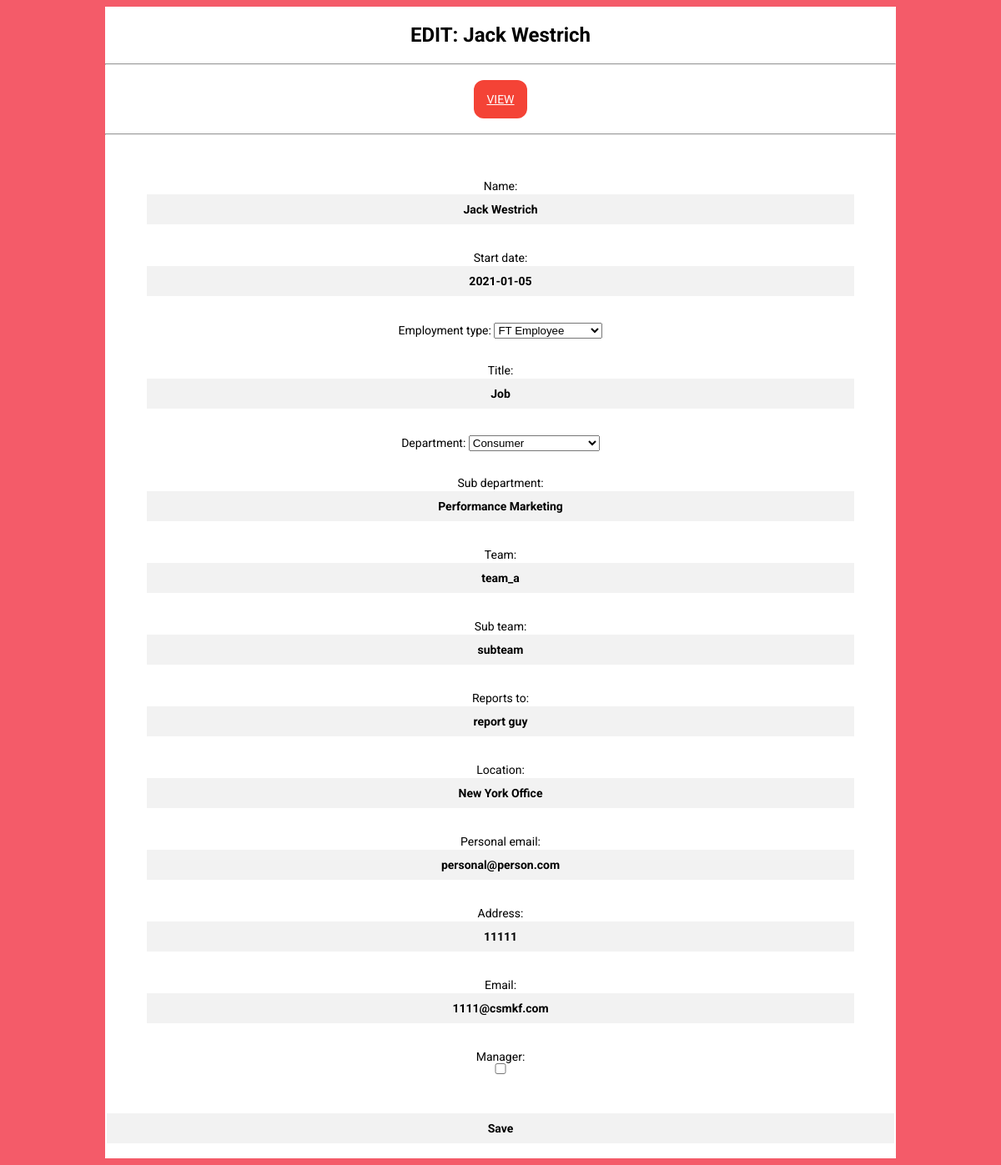
Page /edit/jackwestrich on the committed database.
### pages/models.py (models this page shows, shortened)
class Sheet(models.Model):
    name = models.CharField(max_length=30, unique=True)
    start_date = models.DateField()
    employment_type_choices = (
        ("FT","FT Employee"),("NT","Contractor / Intern"))
    employment_type = models.CharField(
        max_length=25,choices=employment_type_choices,default="FT")
    title = models.CharField(max_length=35)
    department_choices = ((
        "P","Product"),("C","Consumer"),("O","Operations"),("S","SG Enterprise"),("PO","People Ops"),("F","Finance"),
        ("BS","Business Systems"),("SC","Security & Compliance"))
    department = models.CharField(
        max_length=25,choices=department_choices)
    sub_department = models.CharField(max_length=25,null=True,blank=True)
    team = models.CharField(max_length=25,null=True,blank=True)
    sub_team = models.CharField(max_length=25,null=True,blank=True)
    reports_to = models.CharField(max_length=25,null=True,blank=True)
    location = models.CharField(max_length=25)
    personal_email = models.EmailField()
    address = models.CharField(max_length=80)
    email = models.EmailField(unique=True)
    manager = models.BooleanField(default=False)
    pub_date = models.DateTimeField(
        'date published',auto_now_add=True, editable=False, null=False, blank=True)
    edit_date = models.DateTimeField(
        'date of last edit',auto_now=True, editable=False, null=False, blank=True)
    slug = models.SlugField(null=True,blank=True,unique=True)
    """def get_absolute_url(self):
        return u'/pages/%d' % (self.id)"""
    def get_absolute_url(self):
        return reverse('pages', kwargs={'slug': (self.slug).replace('-','')})

### pages/views.py (the view)
# urls.py: path('edit/<slug:slug>', views.UpdateView.as_view(), name='update'),
class UpdateView(generic.UpdateView):
    model = Sheet
    template_name = 'pages/update.html'
    fields = [
        'name',
        'start_date',
        'employment_type',
        'title',
        'department',
        'sub_department',
        'team',
        'sub_team',
        'reports_to',
        'location',
        'personal_email',
        'address',
        'email',
        'manager',
    ]

### templates/pages/update.html (shortened to what this page needs)
{% load static %}
<html>
<head>
<link rel="stylesheet" type="text/css"
        href="{% static 'pages/update.css' %}">
</head>
<body>
    <div class="login-page">
        <div class="form">
            <div class="login">
                <div class="login-header">
                    <h2>EDIT: {{ sheet.name}}</h2>
                    <hr>
                    <div class="viewing">
                    <p><a href="/{{sheet.slug}}">VIEW</a></p>
                    </div>
                </div>
            <hr>
            </div>
            <form method="post" enctype="multipart/form-data" class="login-form">
            <p>{{ form.as_p }}</p>
            <input type="submit" value="Save"/>
            </form>
        </div>
    </div>
</body>
</html>

### static/pages/update.css (style rules this page uses)
.viewing { margin: auto; padding: 10px; }
.viewing a { background-color: #f44336; color: white; width:10%; padding: 15px; text-align: center; border-radius: 12px; justify-content: center; align-items: center; }
.form { margin: auto; min-height: 10%; max-width: 80%; background-color: white; overflow: hidden; }
.form h3, h2 { font-family: "Roboto", sans-serif; text-align: center; }
.form p { font-family: "Roboto", sans-serif; outline: 0; width: 90%; margin: auto; padding: 15px; font-size: 14px; text-align: center; }
.form input { font-family: "Roboto", sans-serif; outline: 0; background: #f2f2f2; width: 100%; border: 0; margin: auto; padding: 10px; box-sizing: border-box; font-size: 14px; border: 2px solid white; text-align: center; color: black; font-weight: bold; }
body { background-color: #f45b69; font-family: "Roboto", sans-serif; }

### rows in the picture
Sheet: name "Jack Westrich", start_date "2021-01-05", employment_type "FT Employee", title "Job", department "Consumer", sub_department "Performance Marketing", team "team_a", sub_team "subteam", reports_to "report guy", location "New York Office", personal_email "personal@person.com", address "11111", email "1111@csmkf.com"
